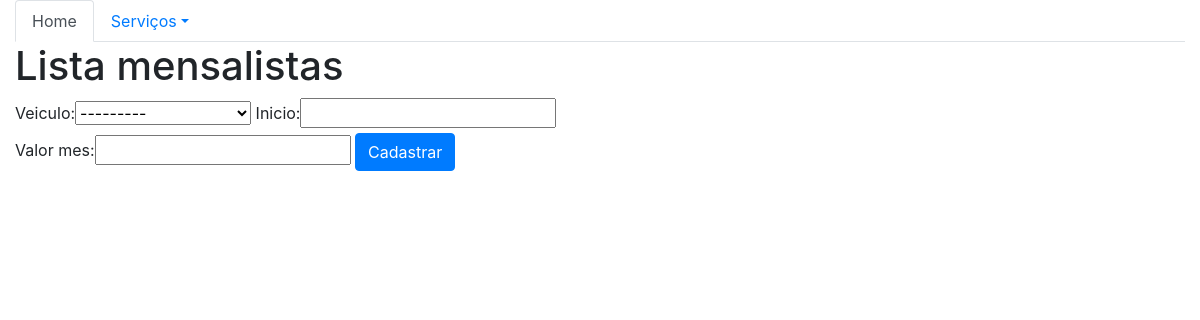
Page /mensalista/ on the earlier database version.
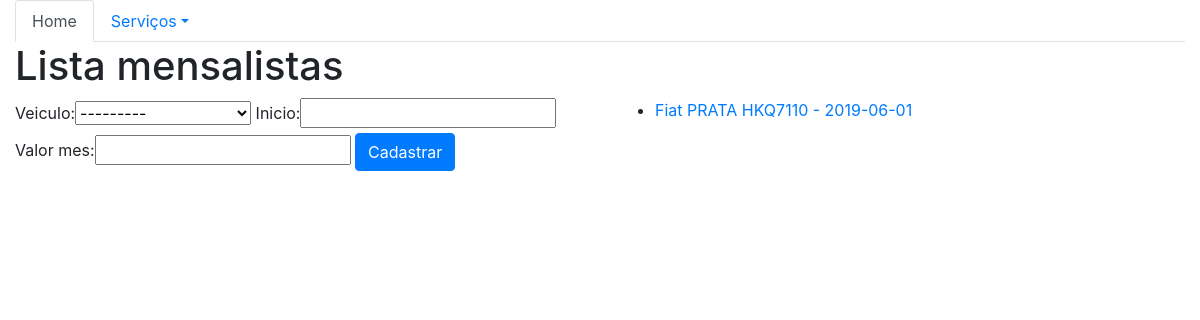
Same page on the later database version.
### core/models.py (models this page shows)
class Mensalista(models.Model):
    veiculo = models.ForeignKey('Veiculo', on_delete=models.CASCADE)
    inicio = models.DateField()
    valor_mes = models.DecimalField(max_digits=6,decimal_places=2)
    def __str__(self):
        return str(self.veiculo) + ' - ' + str(self.inicio)

class Veiculo(models.Model):
    marca = models.ForeignKey('Marca', on_delete=models.CASCADE)
    placa = models.CharField(max_length=7)
    proprietario = models.ForeignKey('Pessoa', on_delete=models.CASCADE)
    cor = models.CharField(max_length=15)
    observacoes = models.TextField()
    def __str__(self):
        return str(self.marca) + ' ' + self.cor +  ' ' + self.placa

class Marca(models.Model):
    nome = models.CharField(max_length=50)
    def __str__(self):
        return self.nome

### core/views.py (the view)
# urls.py: path('mensalista/', lista_mensalista, name='core_lista_mensalista'),
def lista_mensalista(request):
    mensalistas = Mensalista.objects.all()
    form = MensalistaForm()
    data = {'mensalistas': mensalistas, 'form':form}
    return render(request, 'core/lista_mensalistas.html', data)

### core/forms.py
class MensalistaForm(ModelForm):
    class Meta:
        model = Mensalista
        fields = '__all__'

### core/templates/core/lista_mensalistas.html (shortened to what this page needs)
{% extends "base.html" %}
{% load bootstrap %}
{% block main %}
<div class="row">
    <div class="col-12">
        <h1> Lista mensalistas </h1>
    </div>
</div>
<div class="row">
    <div class="col-sm-6">
        <form action="{% url 'core_mensalista_novo' %}" method="POST">
            {{ form |bootstrap }}
            <button type="submit" class="btn btn-primary">Cadastrar</button>
        </form>
    </div>
    <div class="col-sm-6">
        <ul>
        {% for mensalista in mensalistas %}
            <li>
                <a href="{% url 'core_mensalista_update' mensalista.id %}"> {{ mensalista}} </a>
            </li>
        {% endfor %}
        </ul>
    </div>
</div>
{% endblock %}

Differences in the rows shown:
added Mensalista: veiculo+inicio "Fiat PRATA HKQ7110 - 2019-06-01"
